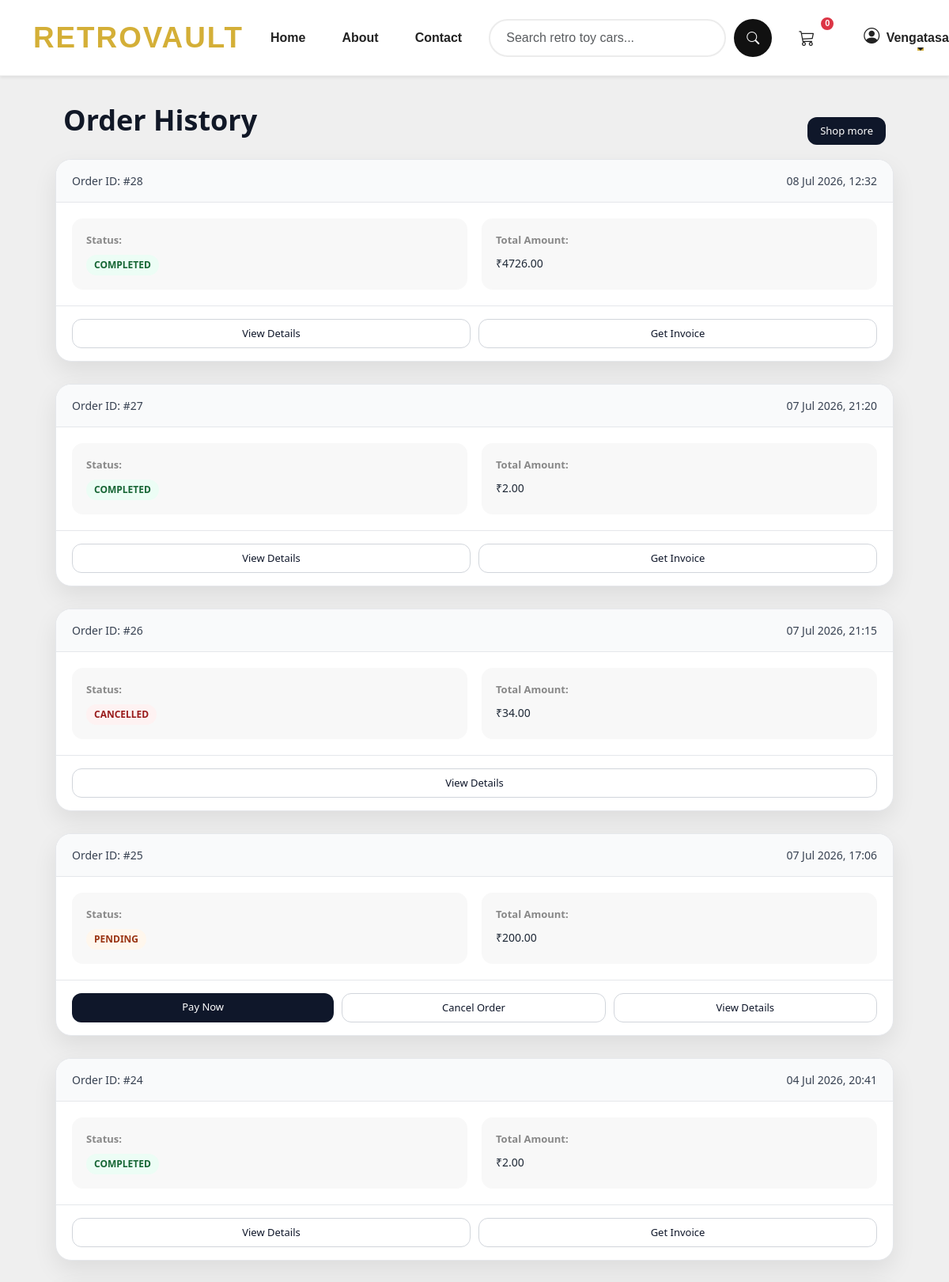
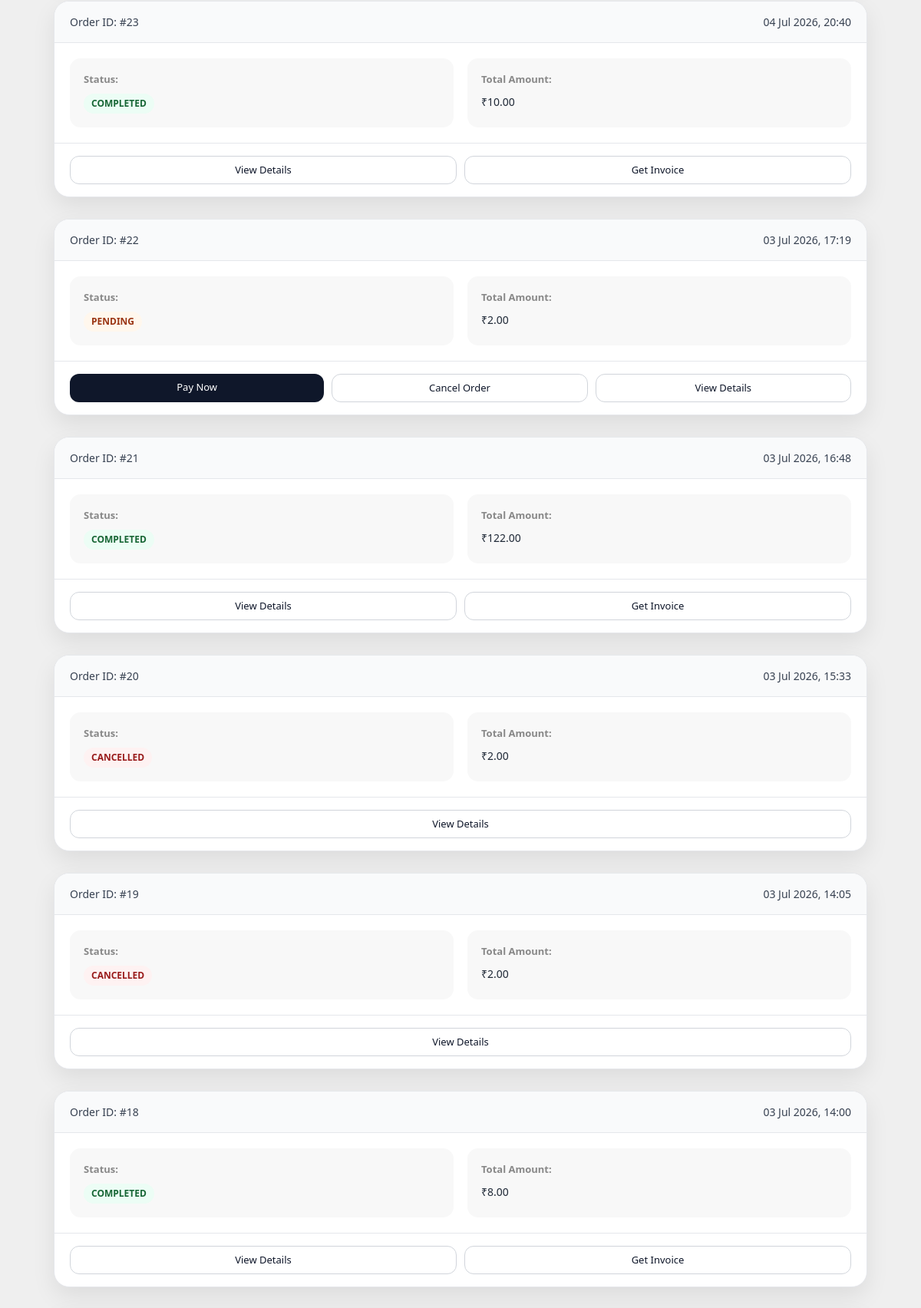
Screenshot of /orders/history/ (signed in, upper part) with the database file from the repository (2 pictures, top to bottom).
### orders/models.py (models this page shows, shortened)
class Order(models.Model):
    user = models.ForeignKey(User, on_delete=models.CASCADE)
    order_date = models.DateTimeField(auto_now_add=True)
    total_amount = models.DecimalField(max_digits=10, decimal_places=2)
    status = models.CharField(max_length=20, choices=[('PENDING','Pending'),('COMPLETED','Completed')])
    razorpay_order_id = models.CharField(max_length=255)
    address = models.ForeignKey(Address, on_delete=models.CASCADE, null=True, blank=True, related_name="orders")

### orders/views.py (the view)
# urls.py: path('orders/history/', views.order_history, name='order_history'),
@login_required
def order_history(request):
    orders = Order.objects.filter(user=request.user).prefetch_related('order_details').order_by('-order_date')
    return render(request, 'orders/order_history.html', {'orders': orders})

### templates/orders/order_history.html (shortened to what this page needs)
{% extends 'base/base.html' %}
{% load static %}
{% block content %}
<section class="order-history">
    <div class="shopmore">
        <h2 class="order-history__title">Order History</h2>
        <a href="{% url 'home_page' %}">Shop more</a>
    </div>
    {% for order in orders %}
    <article class="order-card">
        <header class="order-card__header">
            <span>Order ID: #{{ order.id }}</span>
            <span>{{ order.order_date|date:"d M Y, H:i" }}</span>
        </header>
        <div class="order-card__body">
            <p>
                <strong>Status:</strong>
                <span class="order-status order-status--{{ order.status|lower }}">
                    {{ order.status }}
                </span>
            </p>
            <p><strong>Total Amount:</strong> ₹{{ order.total_amount }}</p>
        </div>
        <footer class="order-card__footer">
            {% if order.status == "PENDING" %}
            <a href="{% url 'payment:create_razorpay_order' order.id %}"
               class="order-btn order-btn--primary">
                Pay Now
            </a>
            <a href="{% url 'cancel_order' order.id %}"
               class="order-btn order-btn--secondary">
                Cancel Order
            </a>
            {% endif %}
            <a href="{% url 'order_detail' order.id %}"
               class="order-btn order-btn--secondary">
                View Details
            </a>
            {% if order.status == "COMPLETED" %}
            <a href="{% url 'order_invoice' order.id %}"
               target="_blank"
               class="order-btn order-btn--secondary">
                Get Invoice
            </a>
            {% endif %}
        </footer>
    </article>
    {% empty %}
    <p>No orders found</p>
    {% endfor %}
</section>
{% endblock %}

### templates/base/includes/header.html (shortened to what this page needs)
{% load static %}
<header>
<nav id="main-navbar" class="navbar navbar-expand-lg bg-white fixed-top shadow-sm">
    <div class="container">
        <a class="navbar-brand" href="{% url 'home_page' %}">
            RETROVAULT
        </a>
        <div class="collapse navbar-collapse"
             id="navbarContent">
            <ul class="navbar-nav mx-auto">
                <li class="nav-item">
                    <a class="nav-link {% if request.resolver_match.url_name == 'home_page' %}active{% endif %}"
                       href="{% url 'home_page' %}">
                        Home
                    </a>
                </li>
                <li class="nav-item">
                    <a class="nav-link {% if request.resolver_match.url_name == 'about_page' %}active{% endif %}"
                       href="{% url 'about_page' %}">
                        About
                    </a>
                </li>
                <li class="nav-item">
                    <a class="nav-link {% if request.resolver_match.url_name == 'contact_page' %}active{% endif %}"
                       href="{% url 'contact_page' %}">
                        Contact
                    </a>
                </li>
            </ul>
            <form class="d-flex search-form mx-lg-3"
                  action="{% url 'search_products' %}"
                  method="get">
                <input class="form-control"
                       type="search"
                       name="query_text"
                       placeholder="Search retro toy cars...">
                <button class="btn btn-search"
                        type="submit">
                    <i class="bi bi-search"></i>
                </button>
            </form>
            <ul class="navbar-nav align-items-center">
                {% if not user.is_staff %}
                <li class="nav-item me-3">
                    <a class="nav-link position-relative"
                       href="{% url 'view_cart' %}">
                        <i class="bi bi-cart3"></i>
                        {% if user.is_authenticated %}
                        <span class="cart-badge"
                              id="cart-count"
                              data-count-url="{% url 'cart_count' %}">
                            0
                        </span>
                        {% endif %}
                    </a>
                </li>
                {% endif %}
                <li class="nav-item dropdown">
                    <a class="nav-link dropdown-toggle"
                       href="#"
                       id="userDropdown"
                       role="button"
                       data-bs-toggle="dropdown"
                       aria-expanded="false">
                        <i class="bi bi-person-circle me-1"></i>
                        {% if user.is_authenticated %}
                            {{ user.username|title }}
                        {% else %}
                            Account
                        {% endif %}
                    </a>
                </li>
            </ul>
        </div>
    </div>
</nav>
</header>

### static/css/styles.css (style rules this page uses)
* { margin: 0; padding: 0; box-sizing: border-box; }
body { padding: 89px 0 0 0; font-family: 'Inter', sans-serif; background-color: #efefef; }
.order-history__title { font-size: 36px; font-weight: 700; color: #111827; margin-bottom: 28px; }
.order-card { background-color: #ffffff; border: 1px solid #e5e7eb; border-radius: 20px; margin-bottom: 28px; overflow: hidden; }
.order-card__header { background-color: #f9fafb; padding: 16px 20px; display: flex; justify-content: space-between; font-size: 14px; font-weight: 500; color: #374151; border-bottom: 1px solid #e5e7eb; }
.order-card__body { padding: 20px; font-size: 14px; color: #1f2937; }
.order-card__footer { padding: 16px 20px; display: flex; gap: 10px; border-top: 1px solid #e5e7eb; }
.order-btn { padding: 8px 16px; border-radius: 12px; font-size: 13px; font-weight: 500; text-decoration: none; transition: all 0.2s ease; }
.order-btn--primary { background-color: #0f172a; color: #ffffff; }
.order-btn--secondary { border: 1px solid #d1d5db; color: #0f172a; }
.order-status { padding: 4px 10px; border-radius: 999px; font-size: 12px; font-weight: 600; }
.order-status--pending { background-color: #fff7ed; color: #9a3412; }
.order-status--completed { background-color: #ecfdf5; color: #166534; }
.order-status--cancelled { background-color: #fef2f2; color: #991b1b; }

### templates/orders/order_history.html (style rules this page uses)
body { background:#f4f5f7; font-family:"Poppins",sans-serif; }
.order-history { max-width:900px; margin:60px auto; padding:20px; }
.shopmore { display:flex; justify-content:space-between; align-items:center; margin-bottom:35px; }
.order-history__title { font-size:40px; font-weight:700; color:#111; }
.shopmore a { text-decoration:none; background:#111; color:#fff; padding:12px 26px; border-radius:12px; font-weight:600; transition:.3s; }
.order-card { width:100%; background:#fff; border-radius:20px; margin-bottom:25px; overflow:hidden; border:1px solid #ececec; box-shadow:0 12px 30px rgba(0,0,0,.08); transition:.3s; }
.order-card__header { background:#111; color:#fff; display:flex; justify-content:space-between; align-items:center; padding:18px 24px; font-weight:600; }
.order-card__body { display:grid; grid-template-columns:repeat(2,1fr); gap:18px; padding:24px; }
.order-card__body p { margin:0; padding:18px; background:#f8f8f8; border-radius:14px; }
.order-card__body strong { display:block; color:#888; margin-bottom:8px; font-size:13px; }
.order-status { display:inline-block; padding:8px 18px; border-radius:30px; font-size:13px; font-weight:700; }
.order-status--completed { background:#e7f8ed; color:#198754; }
.order-status--pending { background:#fff4d8; color:#c88700; }
.order-status--cancelled { background:#fdecec; color:#dc3545; }
.order-card__footer { display:flex; gap:12px; padding:0 24px 24px; flex-wrap:wrap; }
.order-btn { flex:1; min-width:150px; text-align:center; text-decoration:none; padding:13px; border-radius:10px; font-weight:600; transition:.3s; }
.order-btn--primary { background:#111; color:#fff; }
.order-btn--secondary { background:#fff; color:#111; border:2px solid #ddd; }

### rows the page displays
Order: id "28", order_date "08 Jul 2026, 12:32", status "COMPLETED", total_amount "4726.00", shows "Get Invoice"
Order: id "27", order_date "07 Jul 2026, 21:20", status "COMPLETED", total_amount "2.00", shows "Get Invoice"
Order: id "26", order_date "07 Jul 2026, 21:15", status "CANCELLED", total_amount "34.00"
Order: id "25", order_date "07 Jul 2026, 17:06", status "PENDING", total_amount "200.00", shows "Pay Now"
Order: id "24", order_date "04 Jul 2026, 20:41", status "COMPLETED", total_amount "2.00", shows "Get Invoice"
Order: id "23", order_date "04 Jul 2026, 20:40", status "COMPLETED", total_amount "10.00", shows "Get Invoice"
Order: id "22", order_date "03 Jul 2026, 17:19", status "PENDING", total_amount "2.00", shows "Pay Now"
Order: id "21", order_date "03 Jul 2026, 16:48", status "COMPLETED", total_amount "122.00", shows "Get Invoice"
Order: id "20", order_date "03 Jul 2026, 15:33", status "CANCELLED", total_amount "2.00"
Order: id "19", order_date "03 Jul 2026, 14:05", status "CANCELLED", total_amount "2.00"
Order: id "18", order_date "03 Jul 2026, 14:00", status "COMPLETED", total_amount "8.00", shows "Get Invoice"
